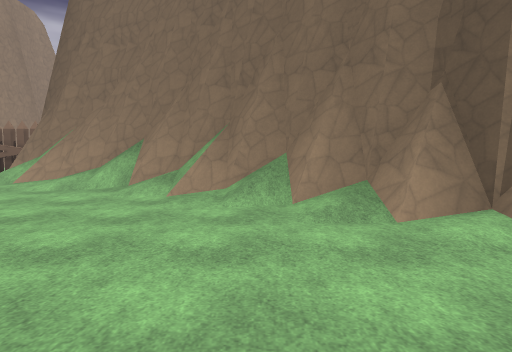
View 1 (above)

21 first-person views from a walk through a level from a Godot 3-D game. The camera is 1.5 m above the floor, tilts 4° down and sees 75° across. The floor is counted in squares, 2 m on a side. Each view is taken from the middle of a square. On the plan, view 1 faces up. The plan holds only what a view shows up to about 11 squares ahead; the rest is blank. The place goes on beyond the plan. Surface patterns are stand-ins for the level's own textures.

View 2
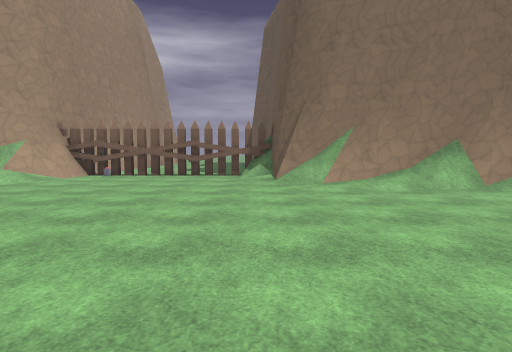

View 3
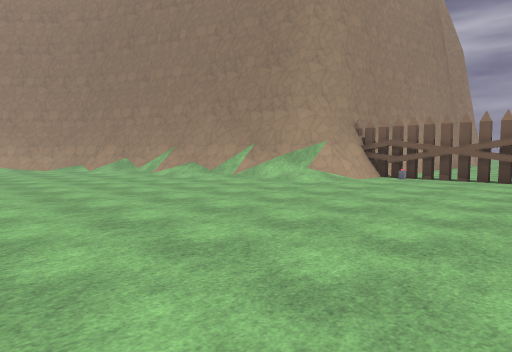

View 4
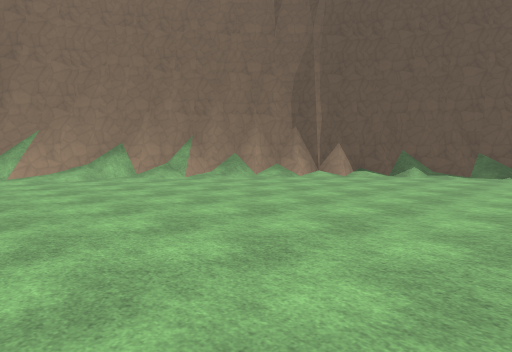

View 5
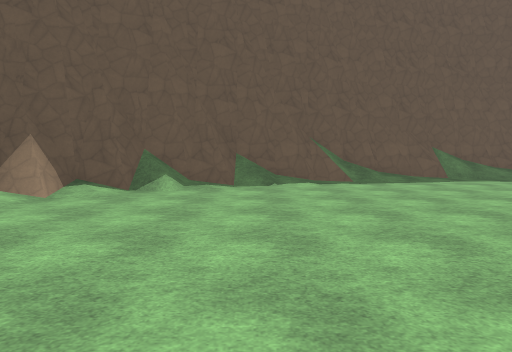

View 6
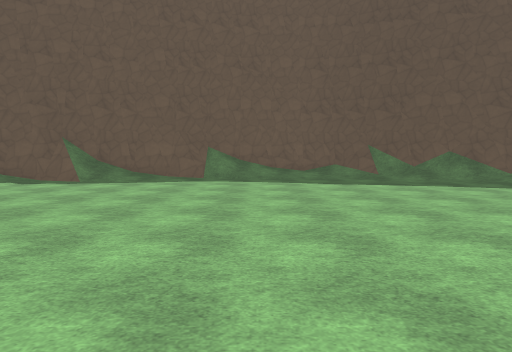

View 7
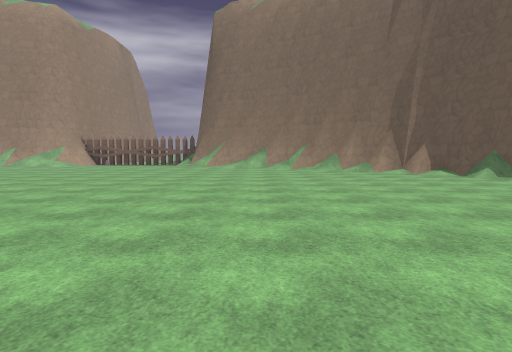

View 8
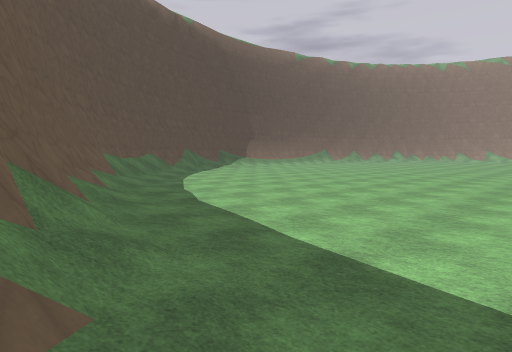

View 9
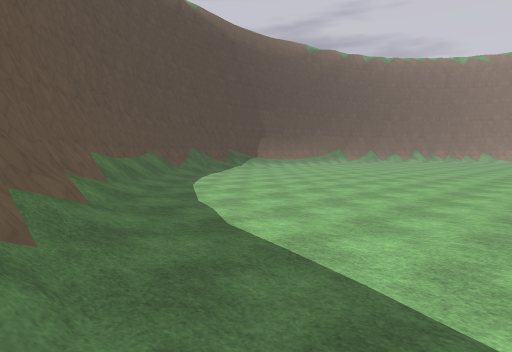

View 10
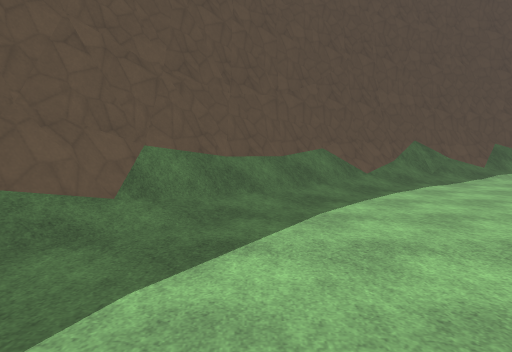

View 11
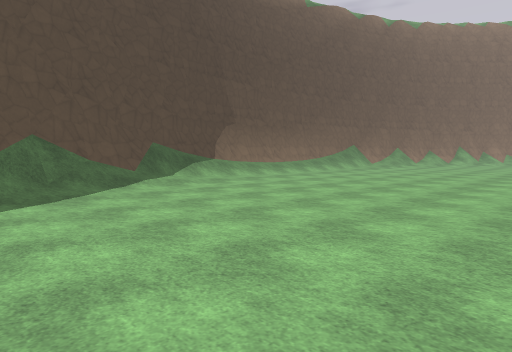

View 12
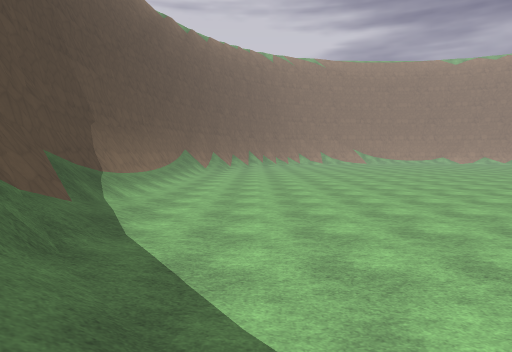

View 13
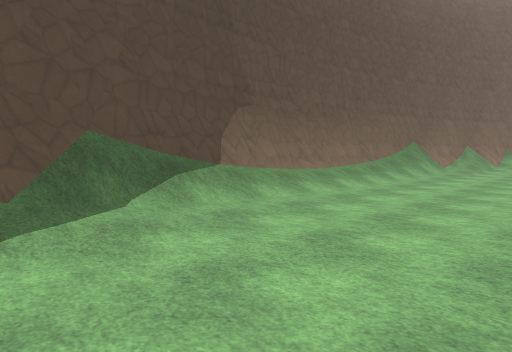

View 14
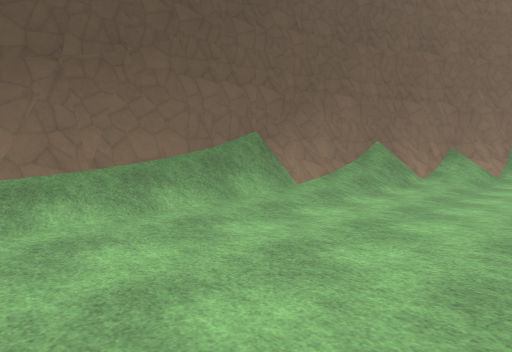

View 15
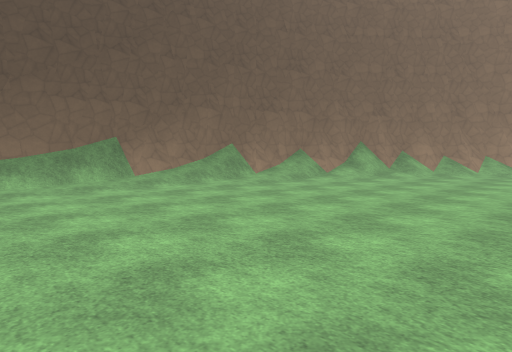

View 16
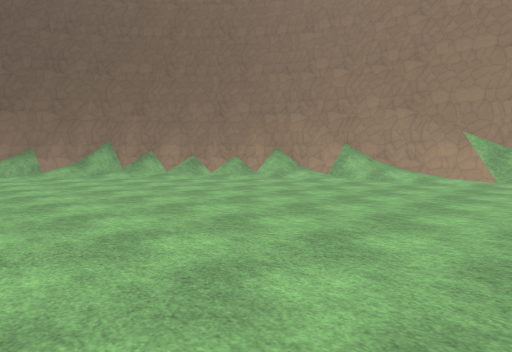

View 17
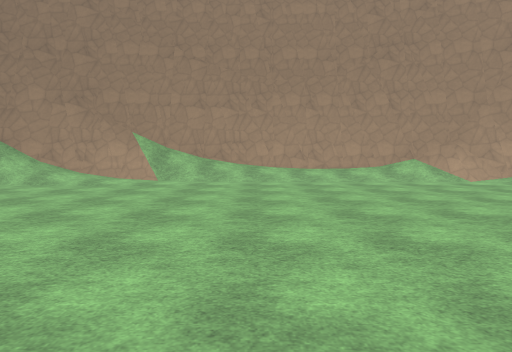

View 18
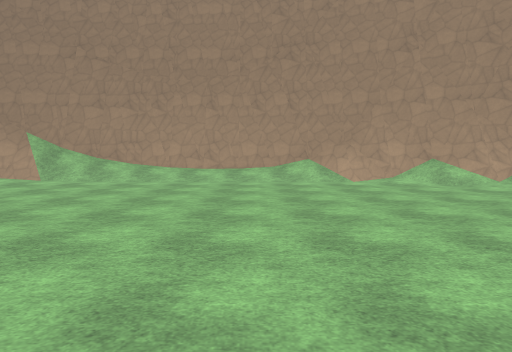

View 19
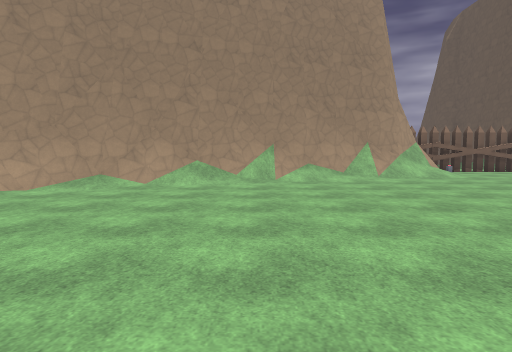

View 20
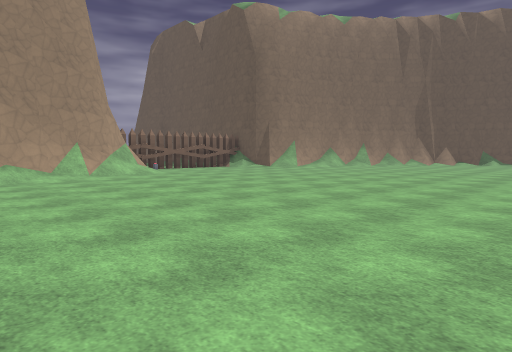

View 21
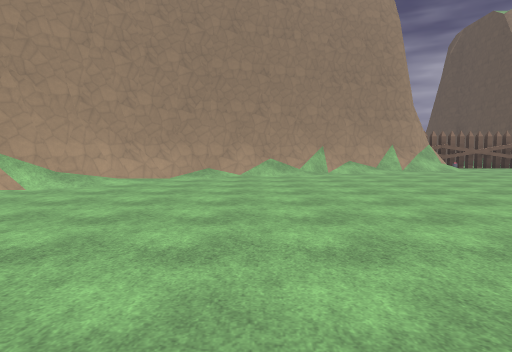

### Floor plan
Key: @ floor where view 1 was taken; # wall or solid block; x gap in a wall; . floor; / step, stairs or slope; = window, fence, low wall or low ledge.
Columns run from 30 left of view 1 to 8 right of it. Each row starts with its distance up from view 1.
 12                  # ..
 11                  #xx##x##
 10                 ##...../#
  9               ###/...../###
  8            ####///....../=###
  7         ####///..........///###
  6        ##///................/=##
  5      ###/....................//##
  4      #/......................../##
  3     ##........................../##
  2     #/.........................../##
  1     /............................./#
  0      .........................@.../##
 -1   #/  ............................./#
 -2  ##.. ............................./##
 -3  #/.............      ............../#
 -4 ##.........            ............./#
 -5 #/........              ............/#
 -6 #/........              .............##
 -7 #/.........              ............/#
 -8 #/........                .........../#
 -9 #/........                 ........../#
-10 #/.........                  ......../#
-11 #/..........              ...........##
-12 #/..........             .........../##
-13 ##..........             .........../#
-14 ##/.........       ..   .........../##
-15  #/.........       ...  .........../#
-16  #/........        .............../##
-17  ##/.......  ..... .............../#
-18   #//............. ............../##
-19   ##/...........................//#
-20    ##//........................//##
-21     ##//......................//##
-22      ##///...................//##
-23       ###///...............//###
-24         ###/////........////###
-25           ####///////////####
-26              ##############

Positions as (right, up) in squares from view 1, and headings:
1: (0, 0), facing up
2: (-7, 0), facing up
3: (-8, 1), facing up-left
4: (-7, -3), facing up-right
5: (-3, -1), facing right
6: (-3, -8), facing right
7: (-3, -9), facing up
8: (7, -10), facing down-left
9: (6, -12), facing down-left
10: (2, -15), facing down
11: (-1, -17), facing down-left
12: (0, -22), facing left
13: (-4, -21), facing down-left
14: (-12, -21), facing down-left
15: (-13, -17), facing down-left
16: (-19, -11), facing down-left
17: (-20, -10), facing left
18: (-20, -7), facing left
19: (-19, -2), facing up
20: (-19, -3), facing up-right
21: (-21, -5), facing up
